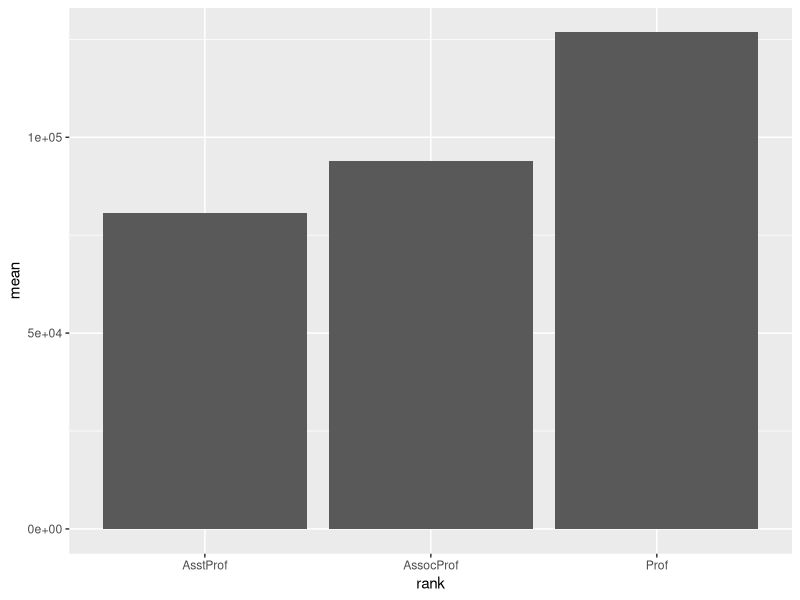
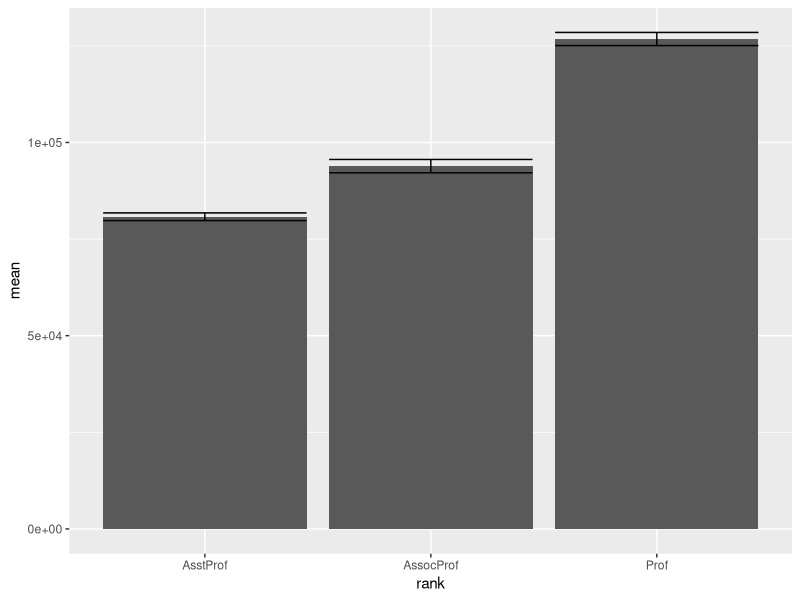
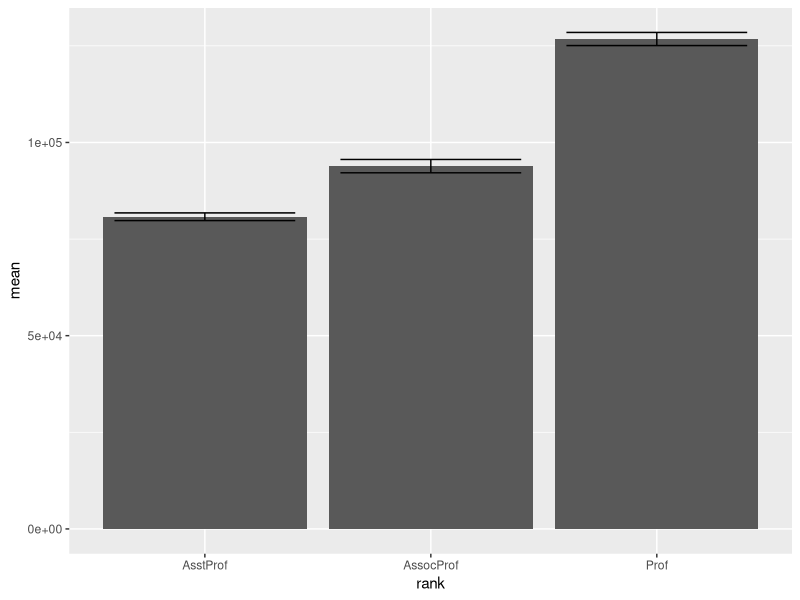
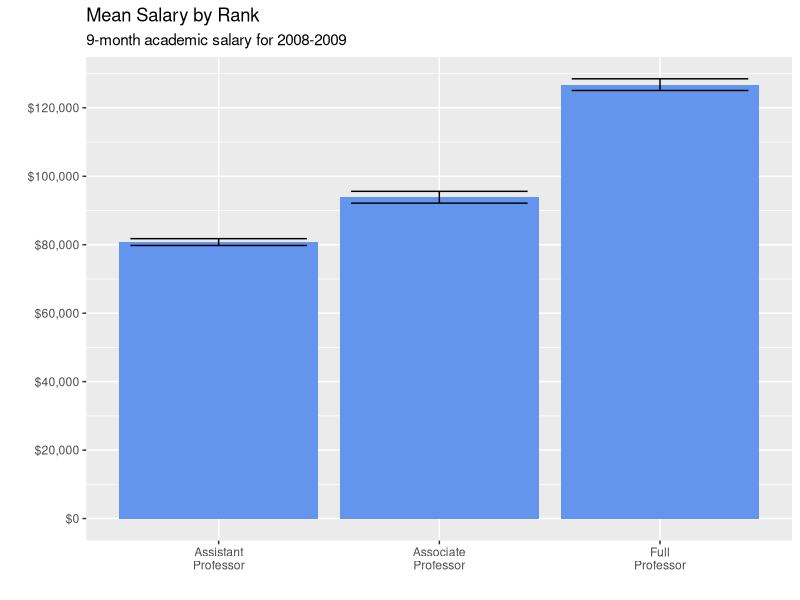
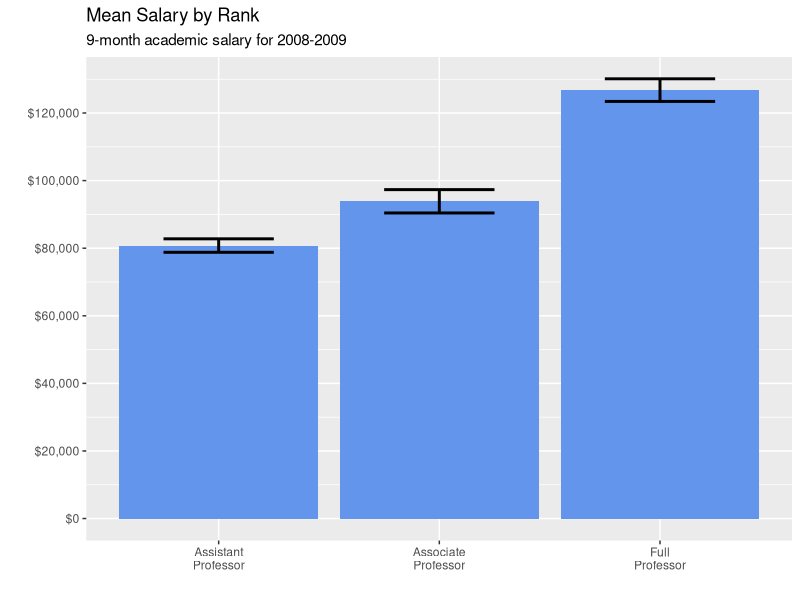

These charts were generated, in order, by the following R code:
## ---- chunk 1
library(tidyverse)
library(carData)
## ---- chunk 2
data(Salaries, package = "carData")
## ---- chunk 3
head(Salaries)
## ---- chunk 4
?Salaries
## ---- chunk 5
DesData <- Salaries |> 
  group_by(rank) |> 
  summarize(n=n(),
            mean=mean(salary),
            sd= sd(salary),
            se=sd/sqrt(n),
            ci=qt(0.975, df=n-1)*sd/sqrt(n))
## ---- chunk 6
ggplot(DesData, 
       aes(x = rank, 
           y = mean)) +
  geom_bar(stat = "identity")
## ---- chunk 7
ggplot(DesData, 
       aes(x = rank, 
           y = mean)) +
  geom_bar(stat = "identity") +
  geom_errorbar(aes(ymin=mean-se,
                    ymax=mean+se))
## ---- chunk 8
ggplot(DesData, 
       aes(x = rank, 
           y = mean)) +
  geom_bar(stat = "identity") +
  geom_errorbar(aes(ymin=mean-se,
                    ymax=mean+se), width=.8)
## ---- chunk 9
library(scales)
## ---- chunk 10
ggplot(DesData, 
       aes(x = factor(rank,
                      labels = c("Assistant\nProfessor",
                                 "Associate\nProfessor",
                                 "Full\nProfessor")), 
           y = mean)) +
  geom_bar(stat = "identity", 
           fill = "cornflowerblue") +
  geom_errorbar(aes(ymin=mean-se,
                    ymax=mean+se), width=.8) +
  scale_y_continuous(breaks = seq(0, 130000, 20000), 
                     labels = dollar) +
  labs(title = "Mean Salary by Rank", 
       subtitle = "9-month academic salary for 2008-2009",
       x = "",
       y = "")
## ---- chunk 11
ggplot(DesData, 
       aes(x = factor(rank,
                      labels = c("Assistant\nProfessor",
                                 "Associate\nProfessor",
                                 "Full\nProfessor")), 
           y = mean)) +
  geom_bar(stat = "identity", 
           fill = "cornflowerblue") +
  geom_errorbar(aes(ymin=mean-ci,
                    ymax=mean+ci), width=.5, size=1) +
  scale_y_continuous(breaks = seq(0, 130000, 20000), 
                     labels = dollar) +
  labs(title = "Mean Salary by Rank", 
       subtitle = "9-month academic salary for 2008-2009",
       x = "",
       y = "")
